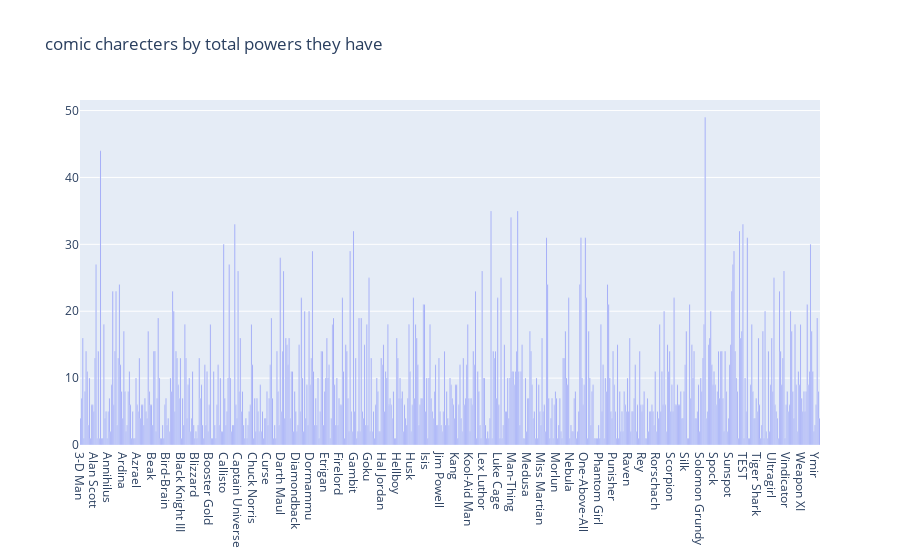

The code cell stored with this chart in its notebook:
### Code cell
#using plotly

trace_powers = go.Bar(
    x = powers["hero_names"],
    y = powers["total_powers"],
    text = ["names", "total powers"]
)

layout = go.Layout(
    title = "comic charecters by total powers they have"
)

fig = go.Figure(data = [trace_powers], layout = layout)
py.iplot(fig, filename = "most powerful super hero")

### Figure 1 — Plotly figure (JSON) as saved in the notebook; plotly's stock layout.template omitted (floating-point values rounded to 4 significant figures; data arrays with more than 128 entries replaced by an {"elided": "..."} marker saying what was removed)
{"data": [{"text": ["names", "total powers"], "type": "bar", "x": {"elided": "667 str values"}, "y": {"elided": "667 int values"}}], "layout": {"title": {"text": "comic charecters by total powers they have"}}}
